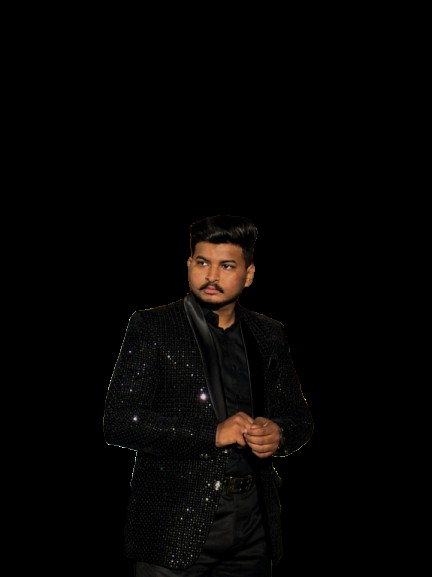
#> input picture ml/sample.png, 432 x 577 px
$ python main.py
#> lines starting #> are read from the running program, lines starting #| are printed output that depends on the picture
#> in main, image is the input picture: shape (577, 432, 3); mean B, G, R 3.3, 4.1, 5.3
### ml/scripts/image_processing.py
# Placeholder content for scripts/image_processing.py
# image_processing.py - Image Preprocessing
import cv2
import numpy as np

def preprocess_image(image):
    # Convert image to grayscale and normalize
    gray = cv2.cvtColor(image, cv2.COLOR_BGR2GRAY)
    normalized = cv2.equalizeHist(gray)
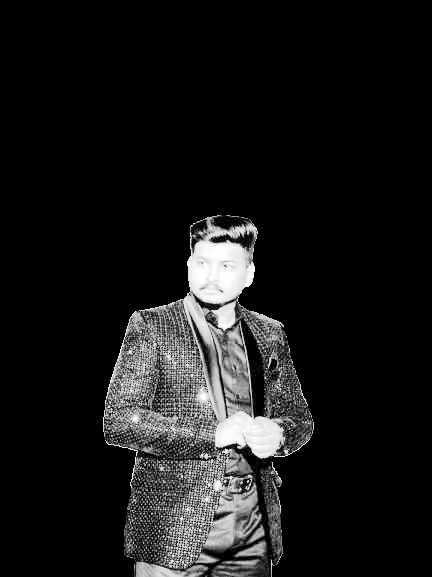
#> normalized: shape (577, 432); min 0, max 255, mean 24.8
    return cv2.cvtColor(normalized, cv2.COLOR_GRAY2BGR)

### ml/models/haar_cascade.py
import cv2

def detect_faces(image):
    face_cascade = cv2.CascadeClassifier(cv2.data.haarcascades + "haarcascade_frontalface_default.xml")
    gray = cv2.cvtColor(image, cv2.COLOR_BGR2GRAY)

    # Adjust scaleFactor and minNeighbors
    faces = face_cascade.detectMultiScale(gray, scaleFactor=1.5, minNeighbors=4, minSize=(50, 50))
#> faces = [[188, 245, 54, 54]]

    return faces

### ml/models/dnn_model.py
import cv2
import os

# Get the absolute path to the model files
BASE_DIR = os.path.dirname(os.path.abspath(__file__))
PROTOTXT_PATH = os.path.join(BASE_DIR, "deploy.prototxt")
MODEL_PATH = os.path.join(BASE_DIR, "res10_300x300_ssd_iter_140000.caffemodel")

def recognize_with_dnn(image):
    if not os.path.exists(PROTOTXT_PATH) or not os.path.exists(MODEL_PATH):
        raise FileNotFoundError("DNN model files not found. Check file paths.")

    net = cv2.dnn.readNetFromCaffe(PROTOTXT_PATH, MODEL_PATH)

    blob = cv2.dnn.blobFromImage(image, 1.0, (300, 300), (104.0, 177.0, 123.0))
    net.setInput(blob)
    detections = net.forward()

    confidence_threshold = 0.5
    for i in range(detections.shape[2]):
        confidence = detections[0, 0, i, 2]
        if confidence > confidence_threshold:
            return f"Face Detected with {confidence * 100:.2f}% confidence"

    return "No Face Detected"

### ml/main.py
import os
import cv2
import numpy as np
from models.face_recognition import recognize_face
from scripts.image_processing import preprocess_image
from models.haar_cascade import detect_faces
from models.dnn_model import recognize_with_dnn

def main():
    print("Starting ML processing...")
    # Example image path (update with real input handling)
    image_path = "sample.png"

    if not os.path.exists(image_path):
        print(f"Image not found: {image_path}")
        return

    image = cv2.imread(image_path)
    processed_image = preprocess_image(image)

    # Detect faces using Haar Cascade
    faces = detect_faces(processed_image)
#> faces = [[188, 245, 54, 54]]
    print("Faces detected:", len(faces))
#| Faces detected: 1

    # Recognize faces using DNN model
    result = recognize_with_dnn(processed_image) if len(faces) > 0 else "No Face Detected"
    print("DNN Model Result:", result)
    print("Recognition Result:", result)

if __name__ == "__main__":
#> (the run stopped early here; a loop or call above may not have finished)
